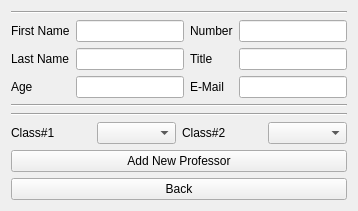
      <widget class="QWidget" name="page_x10_prof_addition">
       <layout class="QVBoxLayout" name="verticalLayout_14">
        <item>
         <widget class="Line" name="line_20">
          <property name="orientation">
           <enum>Qt::Horizontal</enum>
          </property>
         </widget>
        </item>
        <item>
         <layout class="QHBoxLayout" name="horizontalLayout_116">
          <item>
           <layout class="QHBoxLayout" name="horizontalLayout_117">
            <item>
             <layout class="QVBoxLayout" name="verticalLayout_144">
              <item>
               <widget class="QLabel" name="label_pp_firstname_4">
                <property name="text">
                 <string>First Name</string>
                </property>
               </widget>
              </item>
              <item>
               <widget class="QLabel" name="label_pp_age_4">
                <property name="text">
                 <string>Last Name</string>
                </property>
               </widget>
              </item>
              <item>
               <widget class="QLabel" name="label_pp_age_7">
                <property name="text">
                 <string>Age</string>
                </property>
               </widget>
              </item>
             </layout>
            </item>
            <item>
             <layout class="QVBoxLayout" name="verticalLayout_145">
              <item>
               <widget class="QLineEdit" name="lineEdit_ap_fn"/>
              </item>
              <item>
               <widget class="QLineEdit" name="lineEdit_ap_ln"/>
              </item>
              <item>
               <widget class="QLineEdit" name="lineEdit_ap_age"/>
              </item>
             </layout>
            </item>
           </layout>
          </item>
          <item>
           <layout class="QHBoxLayout" name="horizontalLayout_118">
            <item>
             <layout class="QVBoxLayout" name="verticalLayout_146">
              <item>
               <widget class="QLabel" name="label_pp_number_4">
                <property name="text">
                 <string>Number</string>
                </property>
               </widget>
              </item>
              <item>
               <widget class="QLabel" name="label_pp_title_4">
                <property name="text">
                 <string>Title</string>
                </property>
               </widget>
              </item>
              <item>
               <widget class="QLabel" name="label_pp_email_4">
                <property name="text">
                 <string>E-Mail</string>
                </property>
               </widget>
              </item>
             </layout>
            </item>
            <item>
             <layout class="QVBoxLayout" name="verticalLayout_147">
              <item>
               <widget class="QLineEdit" name="lineEdit_ap_number"/>
              </item>
              <item>
               <widget class="QLineEdit" name="lineEdit_ap_title"/>
              </item>
              <item>
               <widget class="QLineEdit" name="lineEdit_ap_email"/>
              </item>
             </layout>
            </item>
           </layout>
          </item>
         </layout>
        </item>
        <item>
         <widget class="Line" name="line_21">
          <property name="orientation">
           <enum>Qt::Horizontal</enum>
          </property>
         </widget>
        </item>
        <item>
         <widget class="Line" name="line_22">
          <property name="orientation">
           <enum>Qt::Horizontal</enum>
          </property>
         </widget>
        </item>
        <item>
         <layout class="QVBoxLayout" name="verticalLayout_148">
          <item>
           <layout class="QHBoxLayout" name="horizontalLayout_119">
            <item>
             <layout class="QHBoxLayout" name="horizontalLayout_120">
              <item>
               <widget class="QLabel" name="label_pp_c1_4">
                <property name="text">
                 <string>Class#1</string>
                </property>
               </widget>
              </item>
              <item>
               <layout class="QHBoxLayout" name="horizontalLayout_121">
                <item>
                 <widget class="QComboBox" name="comboBox_7"/>
                </item>
               </layout>
              </item>
             </layout>
            </item>
            <item>
             <layout class="QHBoxLayout" name="horizontalLayout_122">
              <item>
               <widget class="QLabel" name="label_pp_c2_4">
                <property name="text">
                 <string>Class#2</string>
                </property>
               </widget>
              </item>
              <item>
               <layout class="QHBoxLayout" name="horizontalLayout_123">
                <item>
                 <widget class="QComboBox" name="comboBox_8"/>
                </item>
               </layout>
              </item>
             </layout>
            </item>
           </layout>
          </item>
         </layout>
        </item>
        <item>
         <widget class="QPushButton" name="pushButton_11">
          <property name="text">
           <string>Add New Professor</string>
          </property>
         </widget>
        </item>
        <item>
         <widget class="QPushButton" name="pushButton_12">
          <property name="text">
           <string>Back</string>
          </property>
         </widget>
        </item>
       </layout>
      </widget>
